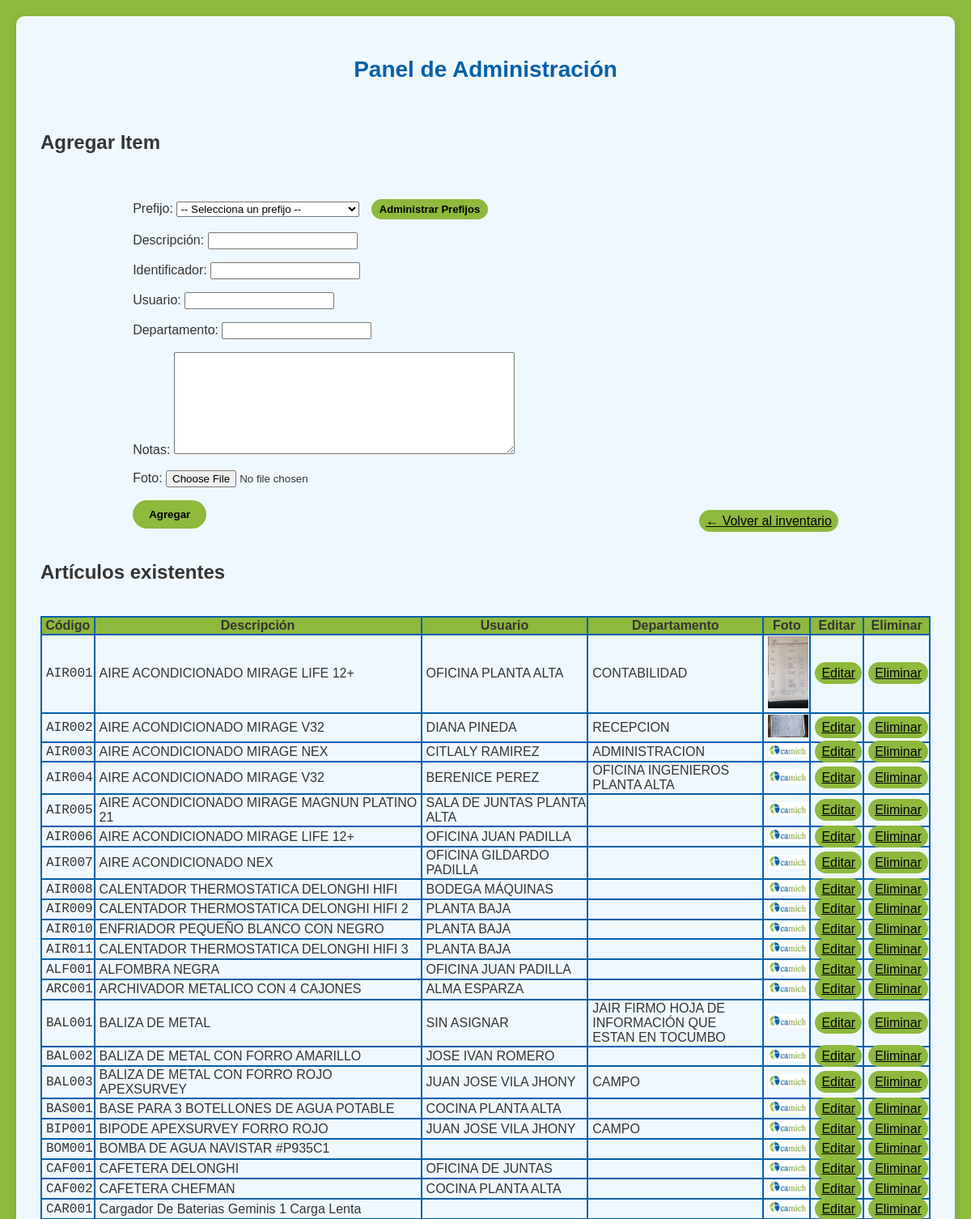
The page /admin (upper part) on the database its author committed.
### tables this page shows
CREATE TABLE "objetos" (
	"id"	INTEGER,
	"codigo"	TEXT,
	"descripcion"	TEXT,
	"identificador"	TEXT,
	"usuario"	TEXT,
	"departamento"	TEXT,
	"notas"	TEXT,
	"foto_location"	TEXT,
	PRIMARY KEY("id" AUTOINCREMENT)
);

### app.py (the view, shortened to what this page needs)
@app.route('/admin', methods=['GET', 'POST'])
def admin():
    item_data = None
    item_id = request.args.get("id")
    if item_id:
        with sqlite3.connect('inventario.db') as conn:
            cursor = conn.execute('SELECT * FROM objetos WHERE id=?', (item_id,))
            item_data = cursor.fetchone()
    with sqlite3.connect('inventario.db') as conn:
        items = conn.execute('SELECT * FROM objetos ORDER BY codigo').fetchall()
    with sqlite3.connect('inventario.db') as conn:
        prefijos_disponibles = conn.execute('SELECT prefijo, descripcion FROM prefijos ORDER BY prefijo').fetchall()
    return render_template('admin.html', items=items, item=item_data, prefijos = prefijos_disponibles)

### templates/admin.html (shortened to what this page needs)
<!DOCTYPE html>
<html>
<head>
    <link rel="stylesheet" href="../static/style.css">
</head>
<body>
<div id="container">
    <h1>Panel de Administración</h1>
    <h2>{{ 'Editar' if item else 'Agregar' }} Item</h2>
    <div class="admin-form">
        <form method="POST" enctype="multipart/form-data">
            <p>Prefijo:
            <select name="prefijo" required {{ 'disabled' if item else '' }}>
                <option value="">-- Selecciona un prefijo --</option>
            </select>
            <a href="{{ url_for('admin_prefijos') }}" class="input-btn" id="admin-prefix" style="text-decoration: none; display: inline-block; text-align: center; margin-left: 10px;">Administrar Prefijos</a>
            </p>
            <p>Descripción: <input type="text" name="descripcion" value="{{ item[2] if item else '' }}"></p>
            <p>Identificador: <input type="text" name="identificador" value="{{ item[3] if item else '' }}"></p>
            <p>Usuario: <input type="text" name="usuario" value="{{ item[4] if item else '' }}"></p>
            <p>Departamento: <input type="text" name="departamento" value="{{ item[5] if item else '' }}"></p>
            <div class="note-group">
                <label for="notas">Notas:</label>
                <textarea rows="8" cols="50" maxlength="500" name="notas" placeholder="Escribe aquí notas y detalles adicionales del item">{{ item[6] if item }} </textarea>
            </div>
            <p>Foto: <input type="file" name="foto" accept="image/*">
            </p>
            <input class="input-btn" type="submit" value="{{ 'Guardar' if item else 'Agregar' }}">
        </form>
        <div id="back-to-index"><a href="{{ url_for('index') }}">← Volver al inventario</a></div>
    </div>
    <h2>Artículos existentes</h2>
    <table >
        <tr>
            <th>Código</th>
            <th>Descripción</th>
            <th>Usuario</th>
            <th>Departamento</th>
            <th>Foto</th>
            <th>Editar</th>
            <th>Eliminar</th>
        </tr>
        {% for item in items %}
        <tr>
            <td>{{ item[1] }}</td>
            <td>{{ item[2] }}</td>
            <td>{{ item[4] }}</td>
            <td>{{ item[5] }}</td>
            <td><img src="{{ url_for('static', filename='images/' + ((item[7]) or 'camich.png')) }}" width="50"></td>
            <td><a href="{{ url_for('admin', id=item[0]) }}">Editar</a></td>
            <td><a href="{{ url_for('delete', item_id=item[0]) }}" onclick="return confirm('¿Seguro que quieres eliminar este elemento?')">Eliminar</a></td>
        </tr>
        {% endfor %}
    </table>
</div>
</body>
</html>

### static/style.css (style rules this page uses)
:root { --main-color: #8db93d; --second-color: #0260aa; --third-color: aliceblue; }
body { font-family: Arial, sans-serif; margin: 0; padding: 20px; background-color: var(--main-color); color: #333; }
h1 { background-color: var(--third-color); color: var(--second-color); font-family: Arial, sans-serif; font-size: 28px; text-align: center; margin-top: 20px; margin-bottom: 20px; }
a, a:visited { color: black; padding: 5px 8px; border: none; border-radius: 20px; cursor: pointer; transition: all 0.5s cubic-bezier(0.4, 0, 1, 1); background: var(--main-color); }
button , .input-btn { padding: 10px 20px; border: none; border-radius: 5px; cursor: pointer; font-weight: bold; transition: all 0.5s cubic-bezier(0.4, 0, 1, 1); background: var(--main-color); }
.input-btn { border-radius: 20px; }
#admin-prefix { font-size: small; padding: 5px 10px; }
table { width: 100%; }
table, th, td { border: 2px solid; border-color: var(--second-color); border-collapse: collapse; }
td { padding-left: 5px; }
td:nth-child(6) { text-align: center; }
th { background-color: var(--main-color); }
td:nth-child(1) { font-family: monospace; font-size: large; text-align: center; width: 50px; }
#container { max-width: 1200px; margin: 0 auto; background: var(--third-color); padding: 30px; border-radius: 10px; box-shadow: 0 2px 10px rgba(0, 0, 0, 0.1); display: flex; flex-direction: column; gap: 20px; }
.admin-form { display: flex; justify-content: space-around; align-items: flex-end; }

### rows shown on the page
objetos: codigo "AIR001", descripcion "AIRE ACONDICIONADO MIRAGE LIFE 12+", usuario "OFICINA PLANTA ALTA", departamento "CONTABILIDAD", foto_location (picture)
objetos: codigo "AIR002", descripcion "AIRE ACONDICIONADO MIRAGE V32", usuario "DIANA PINEDA", departamento "RECEPCION", foto_location (picture)
objetos: codigo "AIR003", descripcion "AIRE ACONDICIONADO MIRAGE NEX", usuario "CITLALY RAMIREZ", departamento "ADMINISTRACION"
objetos: codigo "AIR004", descripcion "AIRE ACONDICIONADO MIRAGE V32", usuario "BERENICE PEREZ", departamento "OFICINA INGENIEROS PLANTA ALTA"
objetos: codigo "AIR005", descripcion "AIRE ACONDICIONADO MIRAGE MAGNUN PLATINO 21", usuario "SALA DE JUNTAS PLANTA ALTA"
objetos: codigo "AIR006", descripcion "AIRE ACONDICIONADO MIRAGE LIFE 12+", usuario "OFICINA JUAN PADILLA"
objetos: codigo "AIR007", descripcion "AIRE ACONDICIONADO NEX", usuario "OFICINA GILDARDO PADILLA"
objetos: codigo "AIR008", descripcion "CALENTADOR THERMOSTATICA DELONGHI HIFI", usuario "BODEGA MÁQUINAS"
objetos: codigo "AIR009", descripcion "CALENTADOR THERMOSTATICA DELONGHI HIFI 2", usuario "PLANTA BAJA"
objetos: codigo "AIR010", descripcion "ENFRIADOR PEQUEÑO BLANCO CON NEGRO", usuario "PLANTA BAJA"
objetos: codigo "AIR011", descripcion "CALENTADOR THERMOSTATICA DELONGHI HIFI 3", usuario "PLANTA BAJA"
objetos: codigo "ALF001", descripcion "ALFOMBRA NEGRA", usuario "OFICINA JUAN PADILLA"
objetos: codigo "ARC001", descripcion "ARCHIVADOR METALICO CON 4 CAJONES", usuario "ALMA ESPARZA"
objetos: codigo "BAL001", descripcion "BALIZA DE METAL", usuario "SIN ASIGNAR", departamento "JAIR FIRMO HOJA DE INFORMACIÓN QUE ESTAN EN TOCUMBO"
objetos: codigo "BAL002", descripcion "BALIZA DE METAL CON FORRO AMARILLO", usuario "JOSE IVAN ROMERO"
objetos: codigo "BAL003", descripcion "BALIZA DE METAL CON FORRO ROJO APEXSURVEY", usuario "JUAN JOSE VILA JHONY", departamento "CAMPO"
objetos: codigo "BAS001", descripcion "BASE PARA 3 BOTELLONES DE AGUA POTABLE", usuario "COCINA PLANTA ALTA"
objetos: codigo "BIP001", descripcion "BIPODE APEXSURVEY FORRO ROJO", usuario "JUAN JOSE VILA JHONY", departamento "CAMPO"
objetos: codigo "BOM001", descripcion "BOMBA DE AGUA NAVISTAR #P935C1"
objetos: codigo "CAF001", descripcion "CAFETERA DELONGHI", usuario "OFICINA DE JUNTAS"
objetos: codigo "CAF002", descripcion "CAFETERA CHEFMAN", usuario "COCINA PLANTA ALTA"
objetos: codigo "CAR001", descripcion "Cargador De Baterias Geminis 1 Carga Lenta"

### other values the page prints
{{ 'Editar' if item else 'Agregar' }} "Agregar"
